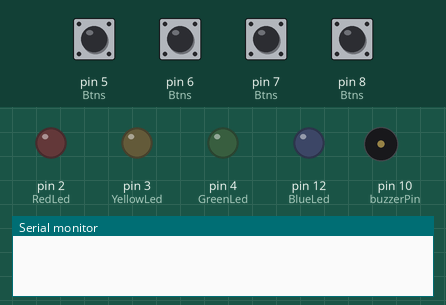
This sketch was run on a simulated Arduino Uno, built with avr-gcc and run on an emulated ATmega328P. Shown: output pins drawn as LEDs (lit = HIGH), buzzer (waves = sounding), the last lines printed to the serial monitor. The test bench sets the inputs (shaded band); at power-on: pin 5 (Btns), pin 6 (Btns), pin 7 (Btns), pin 8 (Btns) HIGH. Random numbers use the default seed unless the sketch sets one.

Above: at 2.7 s.
2.8 s: pin 6 (Btns) pulled LOW for 1 s
At 3.2 s:
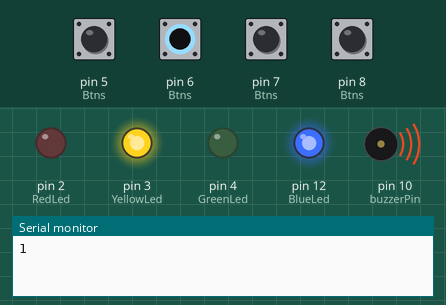
5.5 s: pin 5 (Btns) pulled LOW for 0.15 s
At 5.65 s:
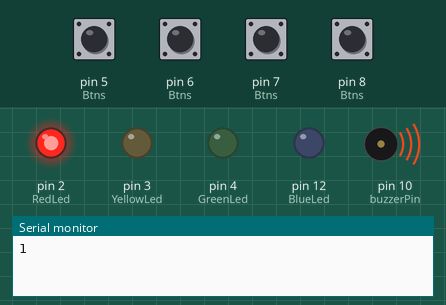
7.5 s: pin 7 (Btns) pulled LOW for 0.15 s
At 8.5 s:
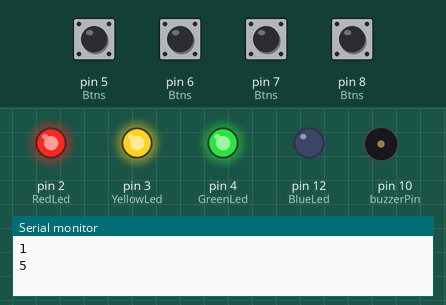
10.2 s: pin 5 (Btns) driven LOW and pin 7 (Btns) driven LOW
At 12.3 s:
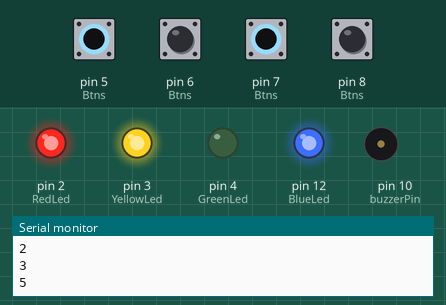
13.2 s: pin 5 (Btns) driven HIGH
16.2 s: pin 7 (Btns) driven HIGH
At 17.6 s:
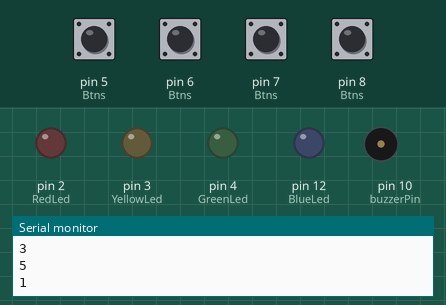
Timing chart, 0 to 18.7 s (numbered marks = the images above; inputs shaded):
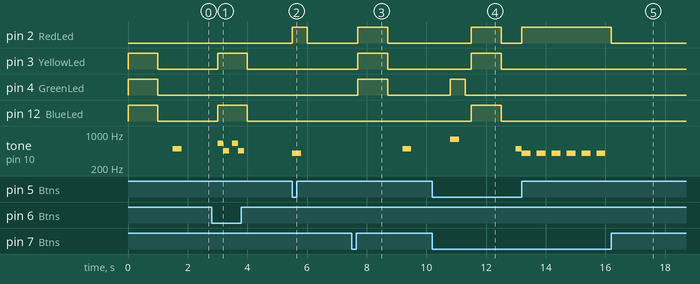

Measured:
- after the input at 2.8 s, pin 3 (YellowLed), pin 12 (BlueLed): LOW → HIGH after 0.20 s, → LOW 1.0 s later; tone on pin 10 (buzzerPin): plays 650 Hz for 0.20 s, 450 Hz for 0.20 s, 650 Hz for 0.20 s, 450 Hz for 0.20 s, starting after 0.20 s
- after the input at 5.5 s, pin 2 (RedLed): LOW → HIGH at once, → LOW 0.50 s later; tone on pin 10 (buzzerPin): silent → 400 Hz at once, → silent 0.30 s later
- after the input at 7.5 s, pin 2 (RedLed), pin 3 (YellowLed), pin 4 (GreenLed): LOW → HIGH after 0.20 s, → LOW 1.0 s later; tone on pin 10 (buzzerPin): silent → 500 Hz after 1.7 s, → silent 0.30 s later
- after the input at 10.2 s, pin 2 (RedLed), pin 3 (YellowLed), pin 12 (BlueLed): LOW → HIGH after 1.3 s, → LOW 1.0 s later; pin 4 (GreenLed): LOW → HIGH after 0.60 s, → LOW 0.50 s later; tone on pin 10 (buzzerPin): silent → 784 Hz after 0.60 s, → silent 0.30 s later, → 500 Hz 1.9 s later
- after the input at 16.2 s, pin 2 (RedLed): HIGH → LOW at once

The sketch:

sketch_aug13a.ino
```cpp
#define RedLed 2
#define YellowLed 3
#define GreenLed 4
#define BlueLed 12
#define RedBtn 5
#define YellowBtn 6
#define GreenBtn 7
#define BlueBtn 8
#define buzzerPin 10
#define NUM_OF_LEDS 4
int Leds[NUM_OF_LEDS]={RedLed,YellowLed,GreenLed,BlueLed};
int Btns[NUM_OF_LEDS]={RedBtn,YellowBtn,GreenBtn,BlueBtn};
int rnd;
int CurrBtn;
int LastBtn;
unsigned long LastPressTime;
int score=0;
int now;
int last;
void setup() {
  // put your setup code here, to run once:
Serial.begin(9600);
randomSeed(analogRead(A1));
for(int i=0;i<NUM_OF_LEDS;i++){
  pinMode(Leds[i],OUTPUT);
}
for(int i=0;i<NUM_OF_LEDS;i++){
  pinMode(Btns[i],INPUT_PULLUP);
}

LastPressTime=millis();

rnd=random(0,NUM_OF_LEDS);
for(int i=0;i<NUM_OF_LEDS;i++){
  if(i==rnd){
    digitalWrite(Leds[i],LOW);
  } else{
    digitalWrite(Leds[i],HIGH);
  }
}
delay(1000);
for(int i=0;i<NUM_OF_LEDS;i++){
 digitalWrite(Leds[i],LOW);
}
delay(500);
tone(buzzerPin, 500, 300);
}

void loop() {
  // put your main code here, to run repeatedly:

for(int i=0;i<NUM_OF_LEDS;i++){
CurrBtn=digitalRead(Btns[i]);
if((CurrBtn==LOW)&&(LastBtn==HIGH)&&(millis()-LastPressTime>50)){
  LastPressTime=millis();
  now=i;
  if(i==rnd){
    digitalWrite(RedLed,HIGH);
    tone(buzzerPin, 400, 300);
    delay(500);
    digitalWrite(RedLed,LOW);
    score=4;
  } else {
    if(last!=now){
    score++;
    Serial.println(score);
    delay(200);
    last=i;
    } else {
      digitalWrite(BlueLed,HIGH);
      digitalWrite(YellowLed,HIGH);
      tone(buzzerPin, 650);
      delay(200);
      tone(buzzerPin, 450, 200);
      delay(300);
      digitalWrite(BlueLed,LOW);
      digitalWrite(YellowLed,LOW);
    }
  }

  if(score==3){
    Win();
    score=4;
  }
  if(score==4){
  for(int i=0;i<NUM_OF_LEDS;i++){
    digitalWrite(Leds[i],LOW);
  }
}
}
LastBtn=CurrBtn;
}

if(score==5){
  score=0;
  rnd=random(0,NUM_OF_LEDS);
for(int i=0;i<NUM_OF_LEDS;i++){
  if(i==rnd){
    digitalWrite(Leds[i],LOW);
  } else{
    digitalWrite(Leds[i],HIGH);
  }
}
delay(1000);
for(int i=0;i<NUM_OF_LEDS;i++){
 digitalWrite(Leds[i],LOW);
}
delay(500);
tone(buzzerPin, 500, 300);
}
}

void Win(){
  digitalWrite(GreenLed,HIGH);
  tone(buzzerPin, 784,300);
  delay(500);
  digitalWrite(GreenLed,LOW);
}
```
